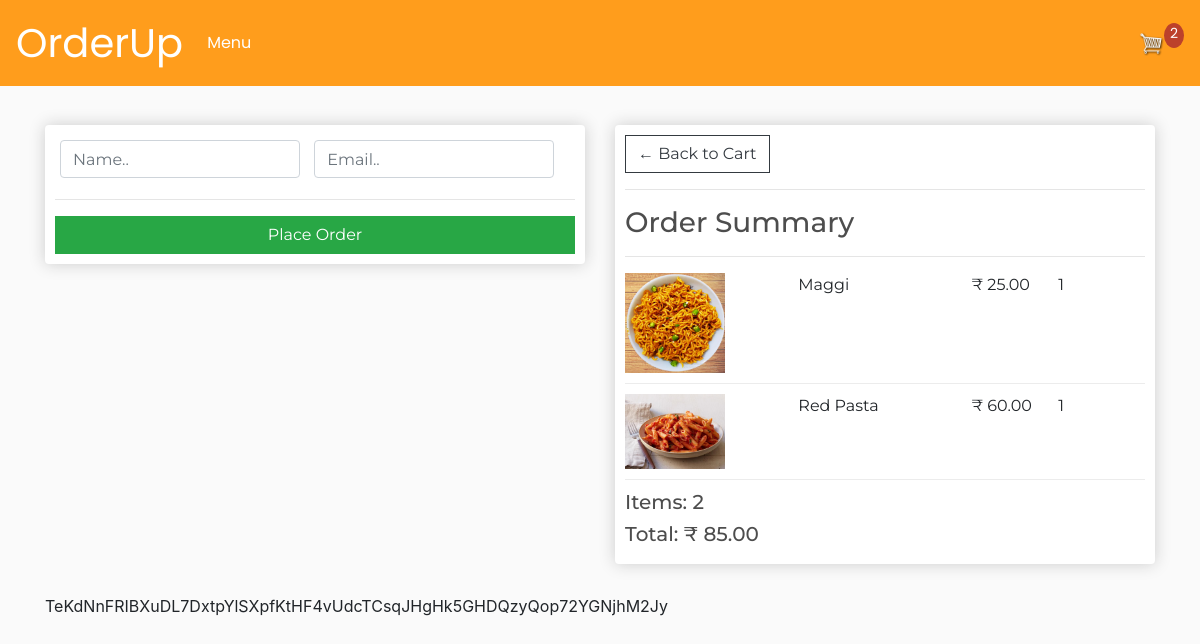
/checkout/ (signed in), run on an earlier commit of the app's database.
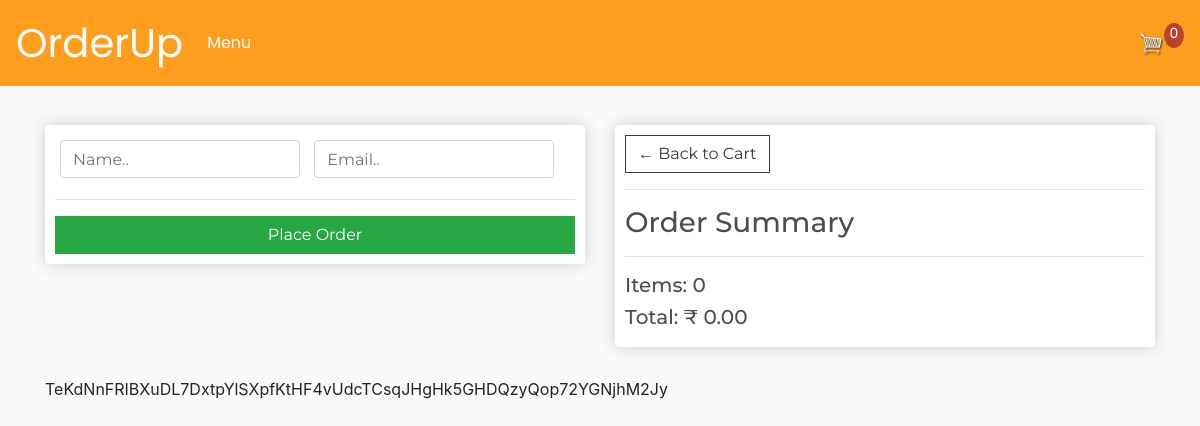
And on a later commit of the database.
### store/models.py (models this page shows, shortened)
class OrderItem(models.Model):
	product = models.ForeignKey(Product, on_delete=models.SET_NULL, null=True)
	order = models.ForeignKey(Order, on_delete=models.SET_NULL, null=True)
	quantity = models.IntegerField(default=0, null=True, blank=True)
	date_added = models.DateTimeField(auto_now_add=True)
	@property
	def get_total(self):
		total = self.product.price * self.quantity
		return total

class Product(models.Model):
	name = models.CharField(max_length=200)
	price = models.DecimalField(max_digits=7, decimal_places=2)
	digital = models.BooleanField(default=False,null=True, blank=True)
	image = models.ImageField(null=True, blank=True)
	@property
	def imageURL(self):
		try:
			url = self.image.url
		except:
			url = ''
		return url

class Order(models.Model):
	customer = models.ForeignKey(Customer, on_delete=models.SET_NULL, null=True, blank=True)
	date_ordered = models.DateTimeField(auto_now_add=True)
	complete = models.BooleanField(default=False)
	transaction_id = models.CharField(max_length=100, null=True)
	@property
	def shipping(self):
		shipping = False
		orderitems = self.orderitem_set.all()
		for i in orderitems:
			if i.product.digital == False:
				shipping = True
		return shipping
	@property
	def get_cart_total(self):
		orderitems = self.orderitem_set.all()
		total = sum([item.get_total for item in orderitems])
		return total
	@property
	def get_cart_items(self):
		orderitems = self.orderitem_set.all()
		total = sum([item.quantity for item in orderitems])
		return total

### store/views.py (the view)
# urls.py: path('checkout/', views.checkout, name="checkout"),
def checkout(request):
    data  = cartData(request)
    cartItems = data['cartItems']
    order = data['order']
    items = data['items']
    context = {'items':items, 'order':order, 'cartItems':cartItems, 'shipping':False}
    return render(request, 'store/checkout.html', context)

### store/utils.py (called while the page is built)
def cartData(request):
    if request.user.is_authenticated:
        customer = request.user.customer
        order, created = Order.objects.get_or_create(customer=customer, complete=False)
        items = order.orderitem_set.all()
        cartItems = order.get_cart_items
    else:
        cookieData = cookieCart(request)
        cartItems = cookieData['cartItems']
        order = cookieData['order']
        items = cookieData['items']
    return {'cartItems':cartItems, 'order':order, 'items':items}

### store/templates/store/checkout.html (shortened to what this page needs)
{% extends 'store/main.html' %} {% load static %} {% block content %}
<div class="row">
  <div class="col-lg-6">
    <div class="box-element" id="form-wrapper">
      <form id="form">
        <div id="user-info">
          <div class="form-field">
            <input
              required
              class="form-control"
              type="text"
              name="name"
              placeholder="Name.."
            />
          </div>
          <div class="form-field">
            <input
              required
              class="form-control"
              type="email"
              name="email"
              placeholder="Email.."
            />
          </div>
        </div>
        <hr />
        <input
          id="form-button"
          class="btn btn-success btn-block"
          type="submit"
          value="Place Order"
        />
      </form>
    </div>
    <br />
  </div>
  <div class="col-lg-6">
    <div class="box-element">
      <a class="btn btn-outline-dark" href="{% url 'cart' %}"
        >&#x2190; Back to Cart</a
      >
      <hr />
      <h3>Order Summary</h3>
      <hr />
      {% for item in items %}
      <div class="cart-row">
        <div style="flex: 2">
          <img class="row-image" src="{{ item.product.imageURL }}" />
        </div>
        <div style="flex: 2"><p>{{ item.product.name }}</p></div>
        <div style="flex: 1">
          <p>&#8377; {{ item.product.price|floatformat:2 }}</p>
        </div>
        <div style="flex: 1"><p>{{ item.quantity }}</p></div>
      </div>
      {% endfor %}
      <h5>Items: {{ order.get_cart_items }}</h5>
      <h5>Total: &#8377; {{ order.get_cart_total|floatformat:2 }}</h5>
    </div>
  </div>
</div>
{{csrf_token}}
{% endblock content %}

What changed in the data, as far as the page shows it:
no longer on this page (row unchanged): OrderItem: product.imageURL (picture), product.name "Maggi", product.price "25.00", quantity "1"
no longer on this page (row unchanged): OrderItem: product.imageURL (picture), product.name "Red Pasta", product.price "60.00", quantity "1"
no longer on this page (row edited): Order: get_cart_items "2", get_cart_total "85.00"
added Order: get_cart_items "0", get_cart_total "0.00"
Also different on the page:
{{ cartItems }}: "2" → "0"
